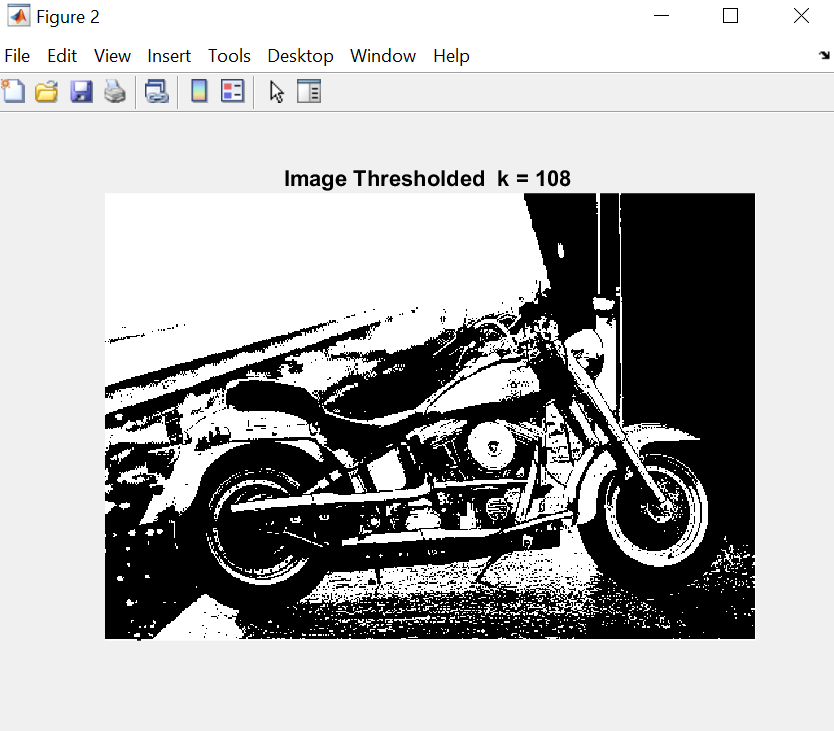
%> input picture test output/motor.tif, 834 x 731 px
$ octave Otsu.m   (GNU Octave 9; MATLAB toolbox functions it lacks are replaced by stand-ins)
%> lines starting %> are read from the running program, lines starting %| are printed output that depends on the picture; in (x1, y1, x2, y2) boxes, pixels count from 0 and x2, y2 are one past the last pixel; in counts of white or black regions, pixels touching at a corner belong together; the program's own positions count from 1
 clc,
 close('all');

Img = imread('motor.tif');
%> Img is the input picture: size 731x834x3 uint8; mean R, G, B 178.1, 178.2, 178.2
[rows,cols,dims] = size(Img);
%> rows = 731; cols = 834; dims = 3

if dims == 3
    Img = rgb2gray(Img);
%> Img: size 731x834 uint8
end

Img = double(Img);
%> Img: size 731x834 double

% Convert image to 8 bits
Img = uint8(255 * (Img - min(Img(:))) / (max(Img(:)) - min(Img(:))));

% Display the original image
figure, imagesc(Img);title('Original Image'), colormap(gray);

% histogram;
[Freq,bins] = imhist(Img);
%> Freq = 256 values, max 247820 at index 241, min 0 at index 2, mean 2381.5; bins = 256 values from 0 to 255

% Compute global mean
mg = mean(Img(:));
%> mg = 178.2
hold on, line([mg mg],[0 max(Freq)],'Color',[1 0 0]);
%> after `line([mg mg],[0 max(Freq)],'Color',[1 0 0])`:
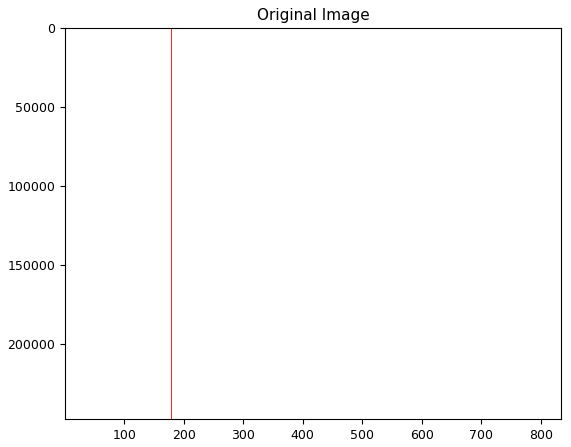
%> figure redrawn from the program's plot data

%threshold value between k = 0 and 255
variance = zeros(1,256);
Goodness = variance;
NormalizedFreq = Freq / (rows * cols);
%> NormalizedFreq = 256 values, max 0.406 at index 241, min 0 at index 2, mean 0.00391

SigmaGlobal = var(double(Img(:)));
%> SigmaGlobal = 12031.6


for k = 1:255-1
    P1 = sum(NormalizedFreq(1:k+1));
    mk = sum((NormalizedFreq(1:k+1) .* (0:k)'));
    variance(k+1) = (mg * P1 - mk)^2 / (P1 * (1 - P1));
    Goodness(k+1) = variance(k+1) / SigmaGlobal;
end
%> this loop made 254 passes
%> (P1, mk) on passes 1 to 3: (0.271, 0), (0.271, 0), (0.271, 0.000167)
%> after the loop, Goodness = 256 values, max 0.99 at index 124, min 0 at index 1, mean 0.931; variance = 256 values, max 11906.8 at index 124, min 0 at index 1, mean 11198.9


[~,index]= max(variance);
%> index = 124

string = sprintf('Image Thresholded  k = %d ',index);
%> string = 'Image Thresholded  k = 124 '
figure,imagesc(Img>index);title(string);axis off, axis image,colormap(gray);
%> after `colormap(gray)`:
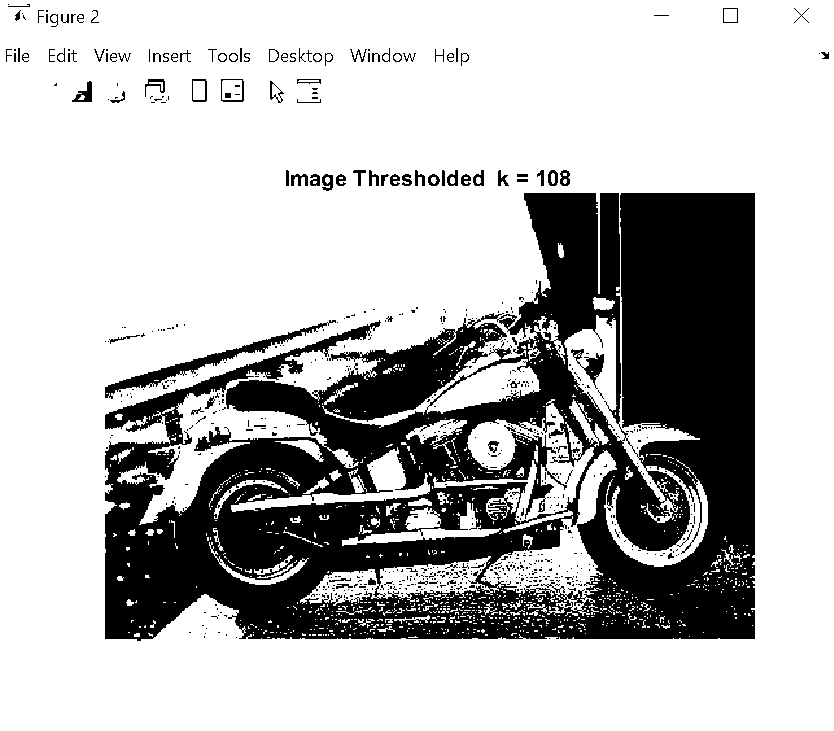
%> displayed picture: size 731x834x3, on the screen's scale of 0 to 255; 72.4% white; 679 black regions (585 under 20 px), largest, box (x1, y1, x2, y2) and area: (105, 193, 755, 641) 158870, (105, 320, 336, 399) 1959, (571, 349, 604, 389) 424
